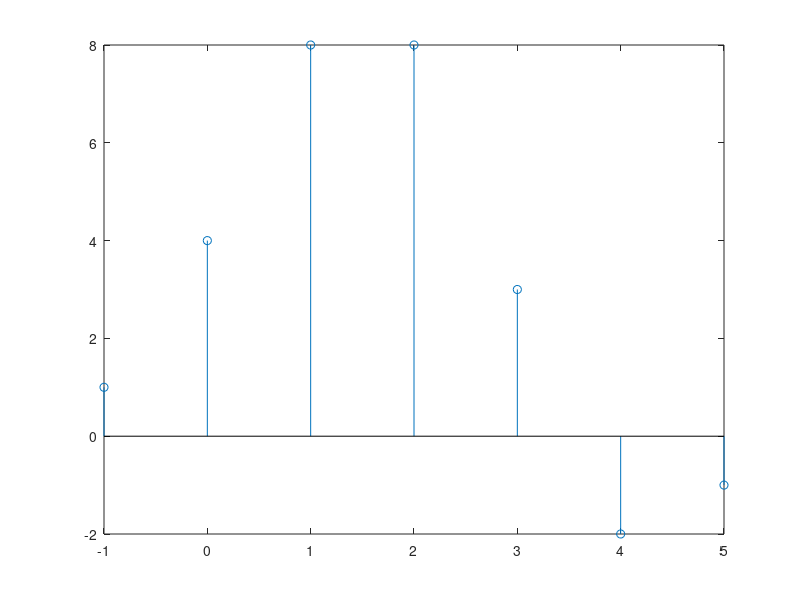

MATLAB code to generate this figure:
clc
clear all
close all

%x = input('Enter the first array: ');
%h = input('Enter the second array: ');
x_sampleIndex = 0:1:3; % index range
x = [1 2 3 1];
h_sampleIndex = -1:1:2;
h = [1 2 1 -1];

z = [];

for i=1:length(h)
  g = h .* x(i);
  z = [z;g];
endfor

[row colm] = size(z);
k = row+colm;
check=2;
y = [];
added_value = 0;

while(check<=k)
  for i=1:row
    for j=1:colm
      if (i+j)==check
        added_value = added_value + z(i,j);
      endif
    endfor
  endfor
  y = [y added_value];
  check=check+1;
  added_value=0;
endwhile;

disp(y);

final_n = min(x_sampleIndex)+min(h_sampleIndex) : max(x_sampleIndex)+max(h_sampleIndex);
stem(final_n,y);